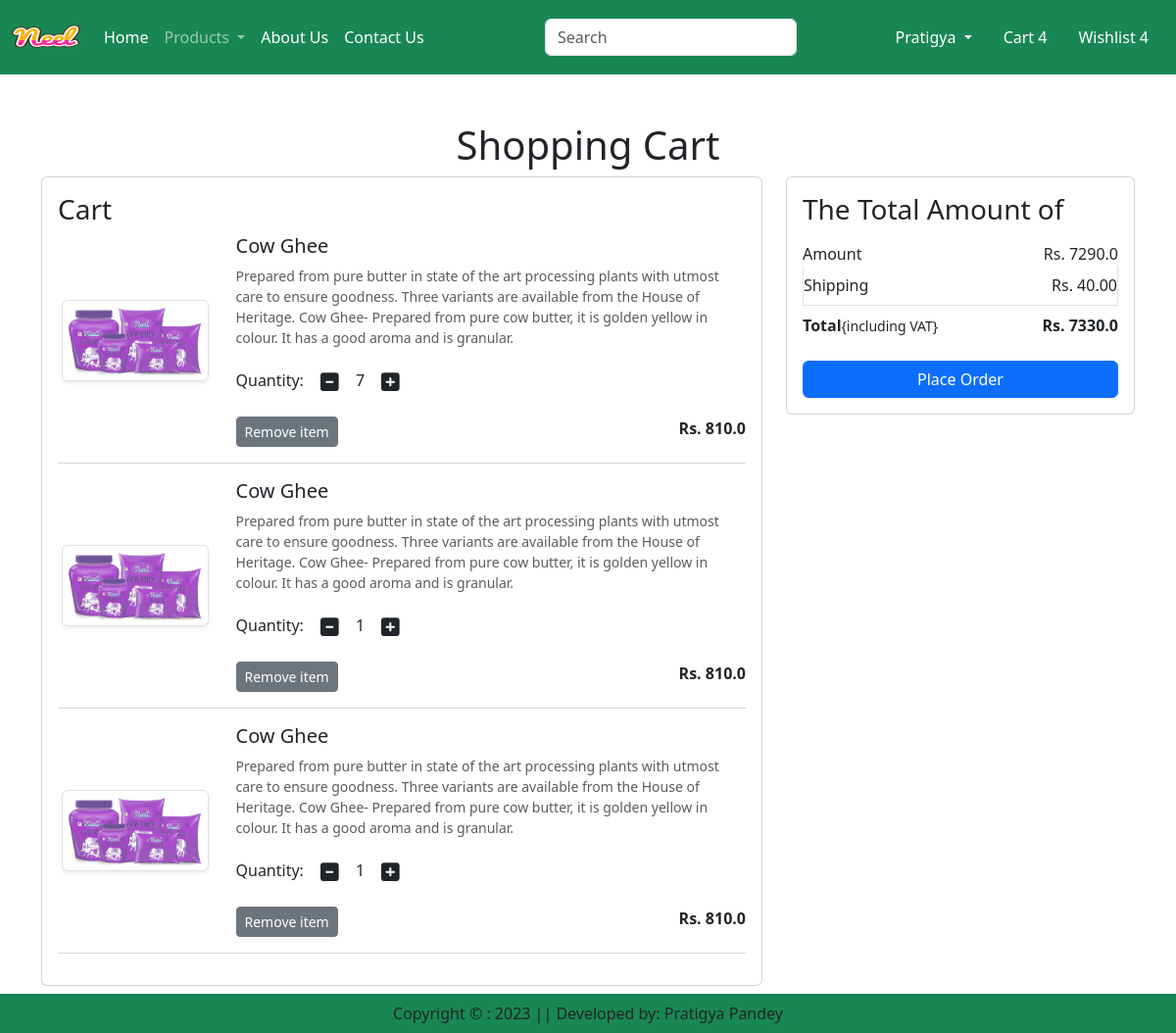
The app's page /cart/ (signed in) with its own data.
### app/models.py (models this page shows, shortened)
class Cart(models.Model):
    user = models.ForeignKey(User, on_delete=models.CASCADE)
    product = models.ForeignKey(Product, on_delete=models.CASCADE)
    quantity = models.PositiveIntegerField(default=1)

class Product(models.Model):
    title = models.CharField(max_length=100)
    selling_price = models.FloatField()
    discounted_price = models.FloatField()
    description = models.TextField()
    composition = models.TextField(default='')
    prodapp = models.TextField(default='')
    category =  models.CharField(choices=CATEGORY_CHOICES,  max_length=2)
    product_image = models.ImageField(upload_to='product')

### app/views.py (the view)
# urls.py: path('cart/', views.show_cart, name='showcart'),
def show_cart(request):
    user = request.user
    cart = Cart.objects.filter(user=user)
    amount = 0
    for p in cart:
        value = p.quantity * p.product.discounted_price
        amount = amount + value
    totalamount = amount + 40
    return render(request, 'app/addtocart.html', locals())

### app/templates/app/addtocart.html (shortened to what this page needs)
{% extends 'app/base.html' %}
{% load static %}
{% block main-content %}
    <div class="container my-5">
        <div class="row">
            {% if cart %}
            <h1 class="text-center mp-5">Shopping Cart</h1>
            <div class="col-sm-8">
                <div class="card">
                    <div class="card-body">
                        <h3>Cart</h3>
                        {% for item in cart %}
                        <div class="row">
                            <div class="col-sm-3 text-center align-self-center">
                                <img src="{{item.product.product_image.url}}" alt="" class="img-fluid img-thumbnail shadow-sm" height="150" width="150">
                            </div>
                            <div class="col-sm-9">
                                <div>
                                    <h5>{{item.product.title}}</h5>
                                    <p class="mb-2 text-muted small">{{item.product.description}}</p>
                                    <div class="my-3">
                                        <label for="quantity">Quantity: </label>
                                        <a class="minus-cart btn" pid={{item.product.id}}><i class="fas fa-minus-square fa-lg"></i></a>
                                            <span id="quantity">{{item.quantity}}</span>
                                        <a class="plus-cart btn" pid={{item.product.id}}><i class="fas fa-plus-square fa-lg"></i></a>
                                    </div>
                                    <div class="d-flex justify-content-between">
                                        <a href="#" class="remove-cart btn btn-sm btn-secondary mr-3" pid={{item.product.id}}>Remove item</a>
                                        <p class="mb-0"><span><strong>Rs. {{item.product.discounted_price}}</strong></span></p>
                                    </div>
                                </div>
                            </div>
                        </div>
                        <hr class="text-muted">
                        {% endfor %}
                    </div>
                </div>
            </div>
            <div class="col-sm-4">
                <div class="card">
                    <div class="card-body">
                        <h3>The Total Amount of </h3>
                        <ul class="list-group">
                            <li class="list-group-item d-flex justify-content-between align-items-center border-0 px-0 pb-0">Amount <span id="amount">Rs. {{amount}}</span></li>
                            <li class="list-group-item d-flex justify-content-between align-items-center px-0">Shipping <span>Rs. 40.00</span></li>
                            <li class="list-group-item d-flex justify-content-between align-items-center border-0 px-0 mb-3">
                                <div>
                                    <strong>Total</strong><small>{including VAT}</small>
                                </div>
                                <span id="totalamount"><strong>Rs. {{totalamount}}</strong></span>
                            </li>
                        </ul>
                        <div class="d-grid"><a href="{% url 'checkout' %}" class="btn btn-primary">Place Order</a></div>
                    </div>
                </div>
            </div>
            {% else %}
                <h1 class="text-center mb-5">Cart is Empty.</h1>
            {% endif %}
        </div>
    </div>
{% endblock main-content %}

### records on screen
Cart: product.product_image (picture), product "Cow Ghee", product.description "Prepared from pure butter in state of the art processing plants with utmost care to ensure goodness. Three variants are available from the House of Heritage. Cow Ghee- Prepared from pure cow butter, it is golden yellow in colour. It has a good aroma and is granular.", quantity "7", product.discounted_price "810.0"
Cart: product.product_image (picture), product "Cow Ghee", product.description "Prepared from pure butter in state of the art processing plants with utmost care to ensure goodness. Three variants are available from the House of Heritage. Cow Ghee- Prepared from pure cow butter, it is golden yellow in colour. It has a good aroma and is granular.", quantity "1", product.discounted_price "810.0"
Cart: product.product_image (picture), product "Cow Ghee", product.description "Prepared from pure butter in state of the art processing plants with utmost care to ensure goodness. Three variants are available from the House of Heritage. Cow Ghee- Prepared from pure cow butter, it is golden yellow in colour. It has a good aroma and is granular.", quantity "1", product.discounted_price "810.0"

### other values on screen
{{ amount }} "7290.0"
{{ totalamount }} "7330.0"
